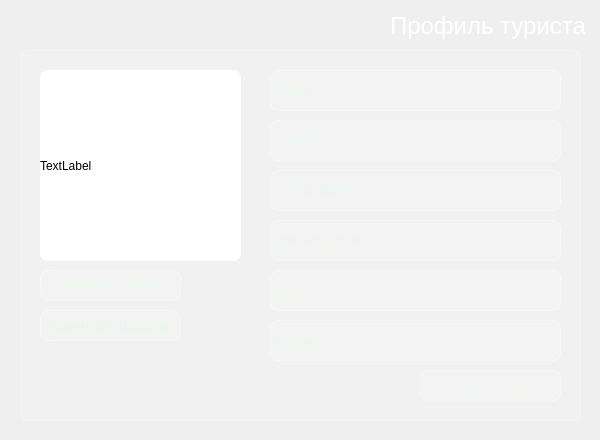
<?xml version="1.0" encoding="UTF-8"?>
<ui version="4.0">
 <class>Dialog</class>
 <widget class="QDialog" name="Dialog">
  <property name="geometry">
   <rect>
    <x>0</x>
    <y>0</y>
    <width>600</width>
    <height>440</height>
   </rect>
  </property>
  <property name="windowTitle">
   <string>Dialog</string>
  </property>
  <property name="styleSheet">
   <string notr="true">background-color: qlineargradient(spread:pad, x1:1, y1:1, x2:0, y2:0,
    stop:0 rgba(20, 65, 30, 255),
    stop:0.427447 rgba(35, 95, 55, 235),
    stop:1 rgba(110, 160, 90, 255));

</string>
  </property>
  <widget class="QLabel" name="label_3">
   <property name="geometry">
    <rect>
     <x>270</x>
     <y>120</y>
     <width>291</width>
     <height>41</height>
    </rect>
   </property>
   <property name="styleSheet">
    <string notr="true">background-color: rgba(255, 255, 255, 0.15);
color: rgb(235, 245, 235);
border: 1px solid rgba(255, 255, 255, 0.35);
border-radius: 8px</string>
   </property>
   <property name="text">
    <string>Игнатова</string>
   </property>
  </widget>
  <widget class="QLabel" name="label_Guide">
   <property name="geometry">
    <rect>
     <x>390</x>
     <y>10</y>
     <width>201</width>
     <height>31</height>
    </rect>
   </property>
   <property name="styleSheet">
    <string notr="true">background-color: none;
font-size: 24px;
border: none;
color: white;</string>
   </property>
   <property name="text">
    <string>Профиль туриста</string>
   </property>
  </widget>
  <widget class="QPushButton" name="pushButton_Login_2">
   <property name="geometry">
    <rect>
     <x>420</x>
     <y>370</y>
     <width>141</width>
     <height>31</height>
    </rect>
   </property>
   <property name="styleSheet">
    <string notr="true">background-color: rgba(255, 255, 255, 0.15);
color: rgb(235, 245, 235);
border: 1px solid rgba(255, 255, 255, 0.35);
border-radius: 8px;
font-size: 16px;</string>
   </property>
   <property name="text">
    <string>Сохранить</string>
   </property>
  </widget>
  <widget class="QPushButton" name="pushButton_Login">
   <property name="geometry">
    <rect>
     <x>40</x>
     <y>270</y>
     <width>141</width>
     <height>31</height>
    </rect>
   </property>
   <property name="styleSheet">
    <string notr="true">background-color: rgba(255, 255, 255, 0.15);
color: rgb(235, 245, 235);
border: 1px solid rgba(255, 255, 255, 0.35);
border-radius: 8px;
font-size: 16px;</string>
   </property>
   <property name="text">
    <string>Сменить аватар</string>
   </property>
  </widget>
  <widget class="QLabel" name="label_6">
   <property name="geometry">
    <rect>
     <x>270</x>
     <y>270</y>
     <width>291</width>
     <height>41</height>
    </rect>
   </property>
   <property name="styleSheet">
    <string notr="true">background-color: rgba(255, 255, 255, 0.15);
color: rgb(235, 245, 235);
border: 1px solid rgba(255, 255, 255, 0.35);
border-radius: 8px</string>
   </property>
   <property name="text">
    <string>Ignatova_a</string>
   </property>
  </widget>
  <widget class="QFrame" name="frame">
   <property name="geometry">
    <rect>
     <x>20</x>
     <y>50</y>
     <width>561</width>
     <height>371</height>
    </rect>
   </property>
   <property name="styleSheet">
    <string notr="true">background-color: rgba(255, 255, 255, 0.15);
color: rgb(235, 245, 235);
border: 1px solid rgba(255, 255, 255, 0.35);
border-radius: 8px</string>
   </property>
   <property name="frameShape">
    <enum>QFrame::Shape::StyledPanel</enum>
   </property>
   <property name="frameShadow">
    <enum>QFrame::Shadow::Raised</enum>
   </property>
   <widget class="QPushButton" name="pushButton_Login_3">
    <property name="geometry">
     <rect>
      <x>20</x>
      <y>260</y>
      <width>141</width>
      <height>31</height>
     </rect>
    </property>
    <property name="styleSheet">
     <string notr="true">background-color: rgba(255, 255, 255, 0.15);
color: rgb(235, 245, 235);
border: 1px solid rgba(255, 255, 255, 0.35);
border-radius: 8px;
font-size: 16px;</string>
    </property>
    <property name="text">
     <string>Сменить пароль</string>
    </property>
   </widget>
  </widget>
  <widget class="QLabel" name="label_8">
   <property name="geometry">
    <rect>
     <x>270</x>
     <y>320</y>
     <width>291</width>
     <height>41</height>
    </rect>
   </property>
   <property name="styleSheet">
    <string notr="true">background-color: rgba(255, 255, 255, 0.15);
color: rgb(235, 245, 235);
border: 1px solid rgba(255, 255, 255, 0.35);
border-radius: 8px</string>
   </property>
   <property name="text">
    <string>Активен</string>
   </property>
  </widget>
  <widget class="QLabel" name="label_4">
   <property name="geometry">
    <rect>
     <x>270</x>
     <y>170</y>
     <width>291</width>
     <height>41</height>
    </rect>
   </property>
   <property name="styleSheet">
    <string notr="true">background-color: rgba(255, 255, 255, 0.15);
color: rgb(235, 245, 235);
border: 1px solid rgba(255, 255, 255, 0.35);
border-radius: 8px</string>
   </property>
   <property name="text">
    <string>+79211234545</string>
   </property>
  </widget>
  <widget class="QLabel" name="label_2">
   <property name="geometry">
    <rect>
     <x>270</x>
     <y>70</y>
     <width>291</width>
     <height>41</height>
    </rect>
   </property>
   <property name="styleSheet">
    <string notr="true">background-color: rgba(255, 255, 255, 0.15);
color: rgb(235, 245, 235);
border: 1px solid rgba(255, 255, 255, 0.35);
border-radius: 8px</string>
   </property>
   <property name="text">
    <string>Алина</string>
   </property>
  </widget>
  <widget class="QLabel" name="label">
   <property name="geometry">
    <rect>
     <x>40</x>
     <y>70</y>
     <width>201</width>
     <height>191</height>
    </rect>
   </property>
   <property name="styleSheet">
    <string notr="true">background-color: white;
border-radius: 8px;</string>
   </property>
   <property name="text">
    <string>TextLabel</string>
   </property>
  </widget>
  <widget class="QLabel" name="label_5">
   <property name="geometry">
    <rect>
     <x>270</x>
     <y>220</y>
     <width>291</width>
     <height>41</height>
    </rect>
   </property>
   <property name="styleSheet">
    <string notr="true">background-color: rgba(255, 255, 255, 0.15);
color: rgb(235, 245, 235);
border: 1px solid rgba(255, 255, 255, 0.35);
border-radius: 8px</string>
   </property>
   <property name="text">
    <string>Ignatova@gmail.com</string>
   </property>
  </widget>
 </widget>
 <resources/>
 <connections/>
</ui>
